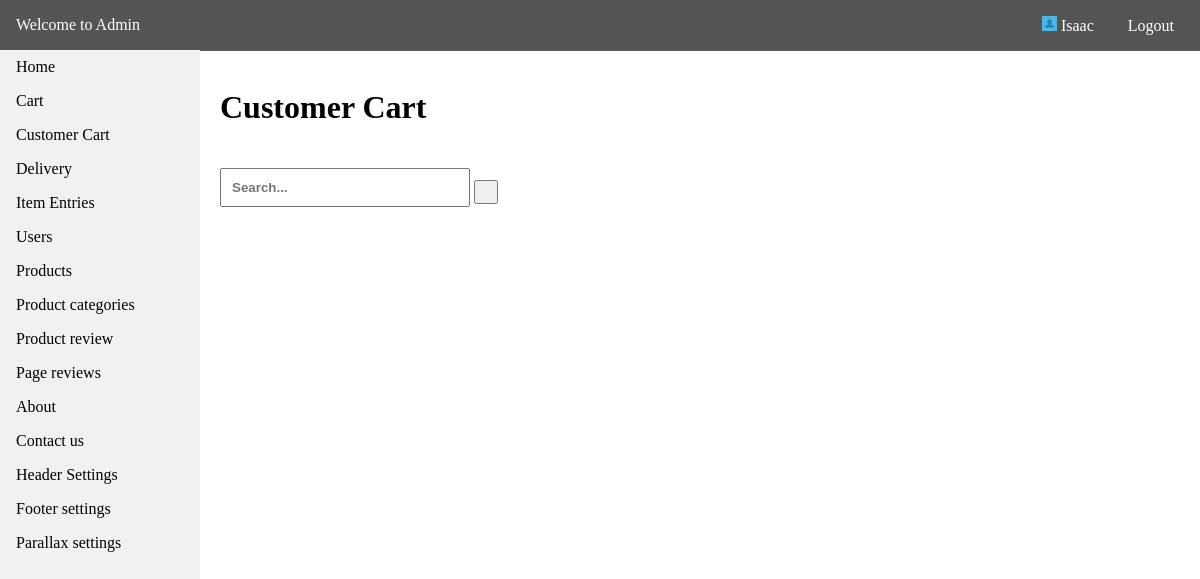
Screenshot of /admin/customer_cart.php (signed in) with the database file from the repository.
### tables this page shows
CREATE TABLE `tbl_menus` (
  `id` int(11) NOT NULL,
  `menu_name` varchar(255) NOT NULL,
  `menu_link` varchar(255) NOT NULL,
  `date_created` datetime NOT NULL DEFAULT CURRENT_TIMESTAMP
);

### api/dbh.php (called while the page is built, shortened)
<?php
class dbh {
    public function __construct() {
        $this->servername = HOST;
        $this->username = USER;
        $this->password = PASS;
        $this->dbname = DBNAME;
        $this->conn = mysqli_connect($this->servername,$this->username,$this->password,$this->dbname);
    }
}
?>

### config.php (called while the page is built, shortened)
<?php
include API.'dbh.php';
include API.'viewUser.php';
$viewUser = new ViewUser;
?>

### api/viewUser.php (called while the page is built, shortened)
<?php
class ViewUser extends User {
    public function get_query($query) {
        $res = mysqli_query($this->conn,$query);
        return $res;
    }
}
?>

### admin/customer_cart.php (the view, shortened to what this page needs)
<?php
include '../config.php';
?>
<!DOCTYPE html>
<html>
<head>
    <link rel="stylesheet" type="text/css" media="screen" href="admin_css/main.css" />
</head>
<body>
<?php
include 'require/nav.php';
?>
<div class="container">
    <br>
<h1><a style="text-decoration:none;color:#000;" href="<?php echo ADMIN_URL.'cart_ordered.php';?>">Customer Cart</a></h1>
    <div class="search">
      <form method="GET">
        <input style="margin-top:20px;" type="text" placeholder="Search..." name="query">
        <button type="submit" name="searchbtn"><i class="fa fa-search"></i></button>
      </form>
    </div>
</div>
</body>
</html>

### admin/require/nav.php (shortened to what this page needs)
<div class="header">
    <p><a style="color:#fff;text-decoration:none;" href="<?php echo ADMIN_URL.'home.php';?>">Welcome to Admin</a></p>
    <div class="head-content">
        <p style="cursor:pointer;"><img src="<?php echo BASE_URL; ?>image/sample-image.jpg" style="height:15px;width:15px;" alt=""> <?php echo $_SESSION["admin"]; ?></p>
        <p><a style="color:#fff;text-decoration:none;" href="<?php echo ADMIN_URL.'logout.php';?>">Logout</a></p>
    </div>
</div>
<nav class="navi">
    <ul>
        <li><a href="<?php echo ADMIN_URL.'home.php';?>">Home</a></li>
    <?php
        $tbl = "SELECT * FROM tbl_menus";
        $res = $viewUser->get_query($tbl);
        while($row = $res->fetch_assoc()) {
            $menu = $row['menu_name'];
            $link = $row['menu_link'];
    ?>
        <li><a href="<?php echo ADMIN_URL.$link.'.php'; ?>"><?php echo ucfirst($menu); ?></a></li>
    <?php
        }
    ?>
    </ul>
</nav>

### admin/admin_css/main.css (style rules this page uses)
html { scroll-behavior: smooth; }
* { box-sizing: border-box; }
body { margin: 0; font-family: Cambria, Cochin, Georgia, Times, 'Times New Roman', serif; }
ul { list-style-type: none; margin: 0; padding: 0; width: 200px; top: 50px; background-color: #f1f1f1; position: fixed; height: 100%; overflow: auto; }
li a { display: block; color: #000; padding: 8px 16px; text-decoration: none; }
.header { background-color: #555; color:white; display: inline-block; width: 100%; position:fixed; top:0; padding: 16px; }
.header p { display: inline; }
.container { margin-top: 50px; margin-left: 220px; }
.head-content { position: relative; float:right; }
.head-content p { margin-left: 10px; padding: 10px; }
.search input[type=text] { width: 250px; padding: 10px; font-weight: bold; }
.search button[type=submit] { padding: 10px; }

### rows the page displays
tbl_menus: menu_name "Cart"
tbl_menus: menu_name "Customer Cart"
tbl_menus: menu_name "Delivery"
tbl_menus: menu_name "Item Entries"
tbl_menus: menu_name "Users"
tbl_menus: menu_name "Products"
tbl_menus: menu_name "Product categories"
tbl_menus: menu_name "Product review"
tbl_menus: menu_name "Page reviews"
tbl_menus: menu_name "About"
tbl_menus: menu_name "Contact us"
tbl_menus: menu_name "Header Settings"
tbl_menus: menu_name "Footer settings"
tbl_menus: menu_name "Parallax settings"

### other values shown
$_SESSION["admin"] "Isaac"
